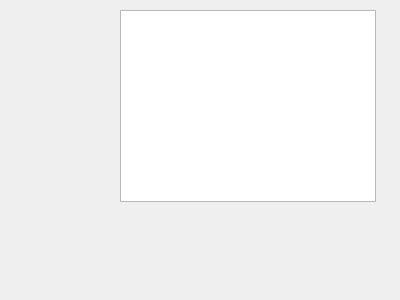
<?xml version="1.0" encoding="UTF-8"?>
<ui version="4.0">
 <class>CubeWidget</class>
 <widget class="QWidget" name="CubeWidget">
  <property name="geometry">
   <rect>
    <x>0</x>
    <y>0</y>
    <width>400</width>
    <height>300</height>
   </rect>
  </property>
  <property name="windowTitle">
   <string>Form</string>
  </property>
  <widget class="StatisticsWidget" name="statisticsWidget" native="true">
   <property name="geometry">
    <rect>
     <x>10</x>
     <y>10</y>
     <width>100</width>
     <height>100</height>
    </rect>
   </property>
   <property name="minimumSize">
    <size>
     <width>0</width>
     <height>0</height>
    </size>
   </property>
   <property name="maximumSize">
    <size>
     <width>16777215</width>
     <height>16777215</height>
    </size>
   </property>
  </widget>
  <widget class="CubeGraphicsView" name="graphicsView">
   <property name="geometry">
    <rect>
     <x>120</x>
     <y>10</y>
     <width>256</width>
     <height>192</height>
    </rect>
   </property>
  </widget>
  <zorder>graphicsView</zorder>
  <zorder>statisticsWidget</zorder>
 </widget>
 <customwidgets>
  <customwidget>
   <class>CubeGraphicsView</class>
   <extends>QGraphicsView</extends>
   <header>cubegraphicsview.h</header>
  </customwidget>
  <customwidget>
   <class>StatisticsWidget</class>
   <extends>QWidget</extends>
   <header>statisticswidget.h</header>
   <container>1</container>
  </customwidget>
 </customwidgets>
 <resources/>
 <connections/>
</ui>
